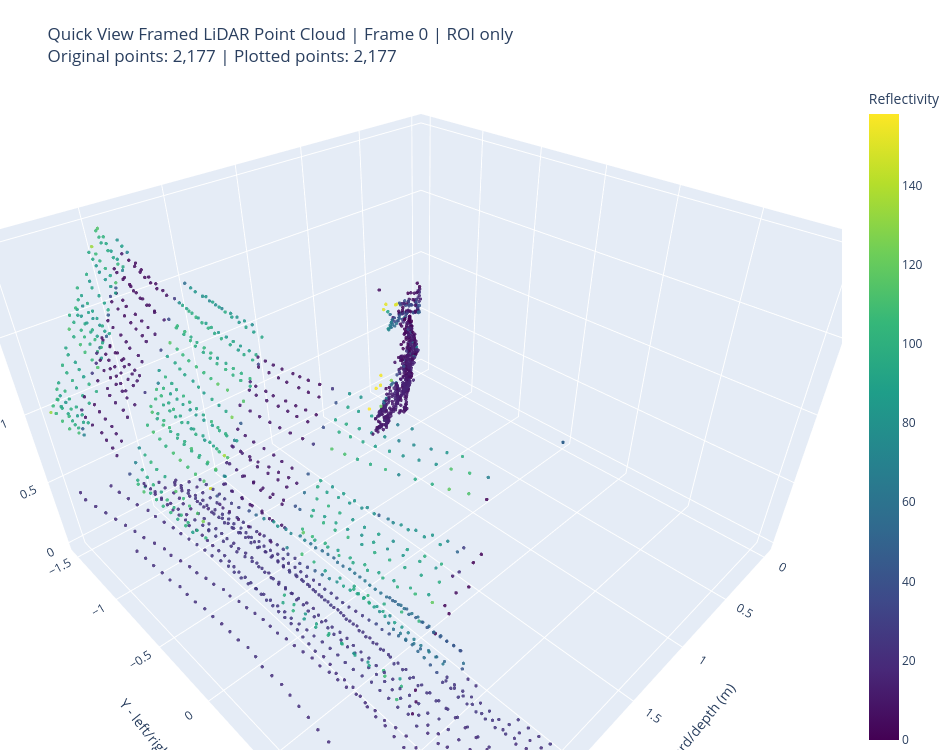
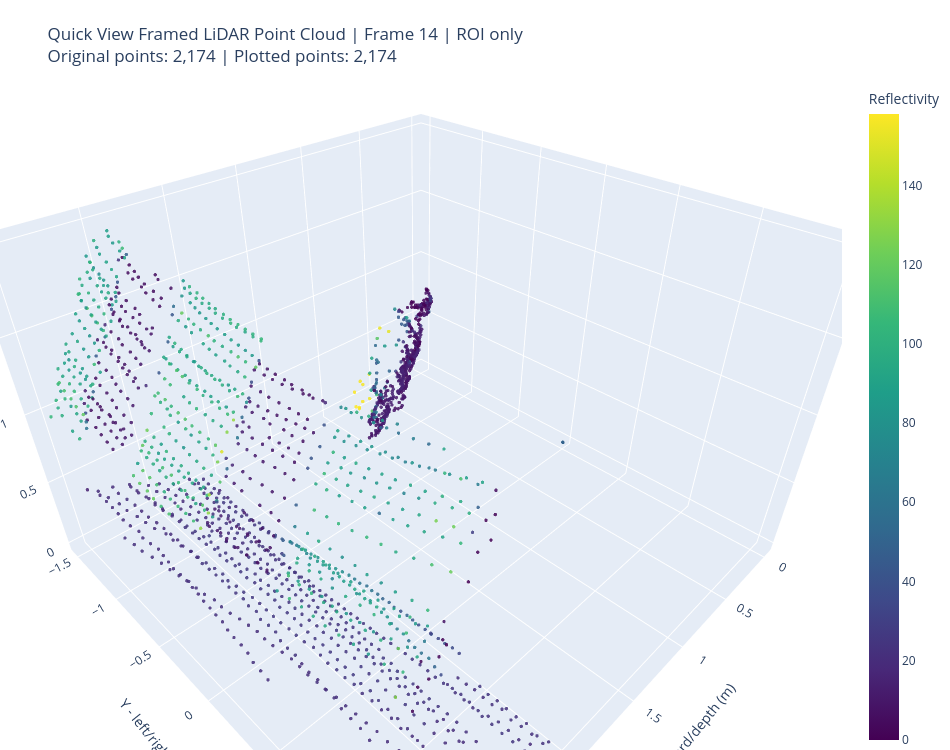
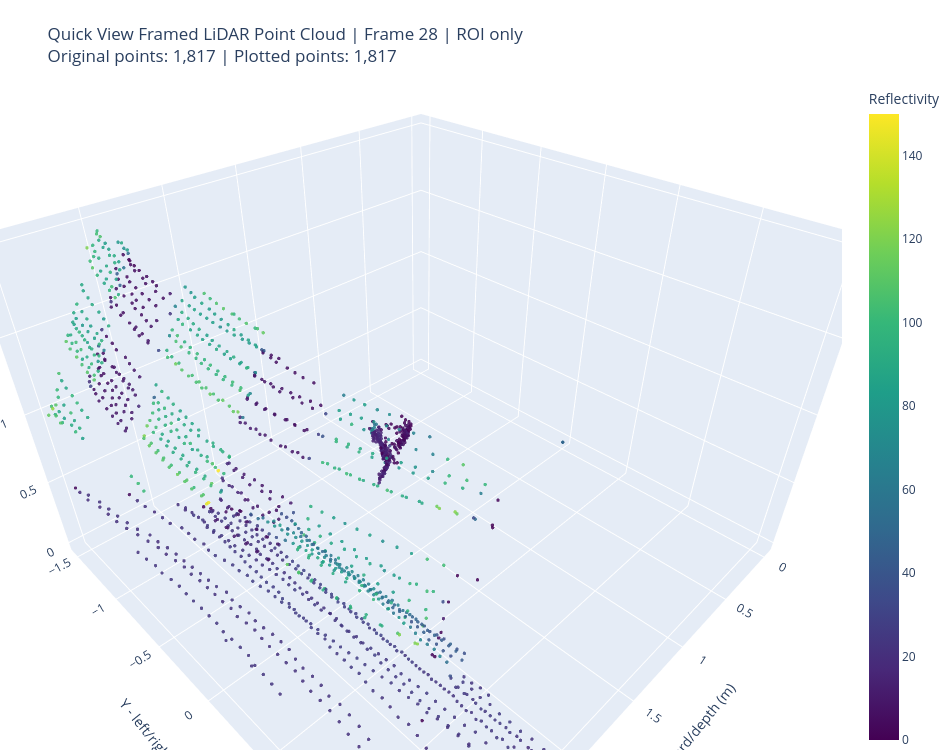
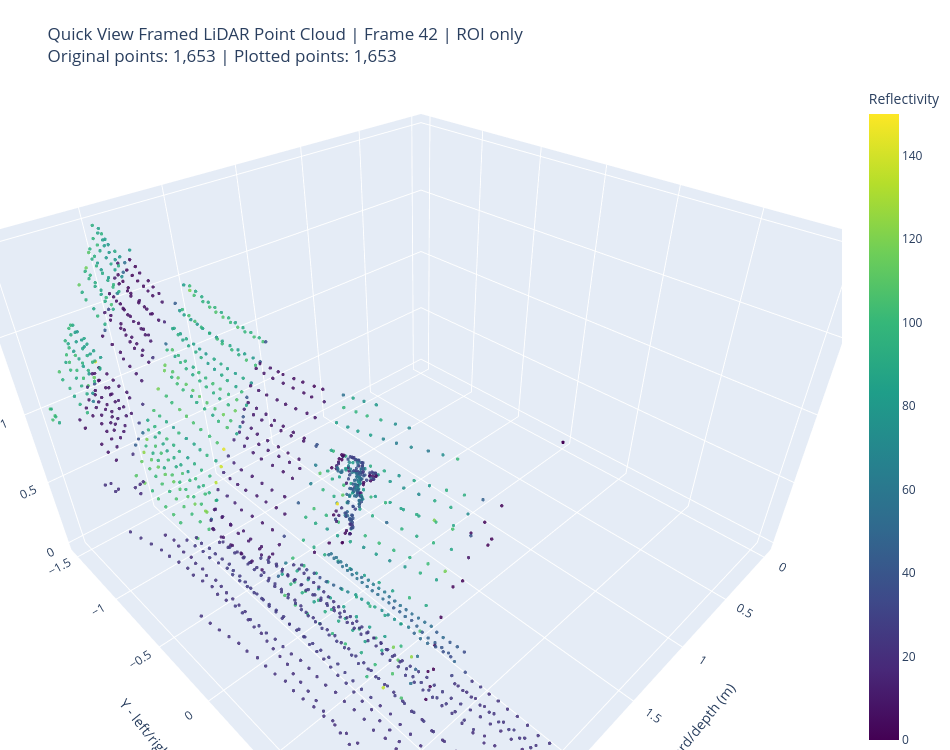

Notebook source saved alongside these figures, in order:
### Markdown cell above
Cell 7 — Visualisasi beberapa frame sekaligus secara berurutan

### Code cell
# =========================
# QUICK VIEW MULTIPLE FRAMES
# =========================

# Pilih beberapa frame representatif:
# awal, 25%, tengah, 75%, akhir
frame_indices = [
    0,
    len(available_frames) // 4,
    len(available_frames) // 2,
    (3 * len(available_frames)) // 4,
    len(available_frames) - 1,
]

selected_frames = [available_frames[i] for i in frame_indices]

print("Selected frames for quick view:", selected_frames)

for fid in selected_frames:
    frame_df_tmp = get_frame_points(fid, use_roi_filter=USE_ROI_FILTER)
    
    print("\n" + "=" * 80)
    print("Frame ID:", fid)
    print("Point count:", len(frame_df_tmp))
    print("Unique timestamp/packet count:", frame_df_tmp["Timestamp"].nunique() if len(frame_df_tmp) > 0 else 0)
    
    if len(frame_df_tmp) > 0:
        display(frame_df_tmp[["X", "Y", "Z", "Reflectivity"]].describe())
    
    fig = plot_point_cloud_frame(
        frame_id=fid,
        use_roi_filter=USE_ROI_FILTER,
        color_by="Reflectivity",
        max_points=MAX_POINTS_PLOT,
        title_prefix="Quick View Framed LiDAR Point Cloud"
    )
    
    if fig is not None:
        fig.show()

### Figure 1 — Plotly figure (JSON) as saved in the notebook; plotly's stock layout.template omitted (floating-point values rounded to 4 significant figures; data arrays with more than 128 entries replaced by an {"elided": "..."} marker saying what was removed)
{"data": [{"hoverinfo": "text", "marker": {"color": {"elided": "2177 int values"}, "colorbar": {"title": {"text": "Reflectivity"}}, "colorscale": [[0, "#440154"], [0.1111, "#482878"], [0.2222, "#3e4989"], [0.3333, "#31688e"], [0.4444, "#26828e"], [0.5556, "#1f9e89"], [0.6667, "#35b779"], [0.7778, "#6ece58"], [0.8889, "#b5de2b"], [1, "#fde725"]], "opacity": 0.85, "size": 2}, "mode": "markers", "text": {"elided": "2177 str values"}, "type": "scatter3d", "x": {"elided": "2177 float values"}, "y": {"elided": "2177 float values"}, "z": {"elided": "2177 float values"}}], "layout": {"height": 750, "margin": {"b": 0, "l": 0, "r": 0, "t": 80}, "scene": {"aspectmode": "manual", "aspectratio": {"x": 1.5, "y": 1.5, "z": 1}, "xaxis": {"title": {"text": "X - forward/depth (m)"}}, "yaxis": {"title": {"text": "Y - left/right (m)"}}, "zaxis": {"title": {"text": "Z - vertical (m)"}}}, "title": {"text": "Quick View Framed LiDAR Point Cloud | Frame 0 | ROI only<br>Original points: 2,177 | Plotted points: 2,177"}, "width": 950}}

### Figure 2 — Plotly figure (JSON) as saved in the notebook; plotly's stock layout.template omitted (floating-point values rounded to 4 significant figures; data arrays with more than 128 entries replaced by an {"elided": "..."} marker saying what was removed)
{"data": [{"hoverinfo": "text", "marker": {"color": {"elided": "2174 int values"}, "colorbar": {"title": {"text": "Reflectivity"}}, "colorscale": [[0, "#440154"], [0.1111, "#482878"], [0.2222, "#3e4989"], [0.3333, "#31688e"], [0.4444, "#26828e"], [0.5556, "#1f9e89"], [0.6667, "#35b779"], [0.7778, "#6ece58"], [0.8889, "#b5de2b"], [1, "#fde725"]], "opacity": 0.85, "size": 2}, "mode": "markers", "text": {"elided": "2174 str values"}, "type": "scatter3d", "x": {"elided": "2174 float values"}, "y": {"elided": "2174 float values"}, "z": {"elided": "2174 float values"}}], "layout": {"height": 750, "margin": {"b": 0, "l": 0, "r": 0, "t": 80}, "scene": {"aspectmode": "manual", "aspectratio": {"x": 1.5, "y": 1.5, "z": 1}, "xaxis": {"title": {"text": "X - forward/depth (m)"}}, "yaxis": {"title": {"text": "Y - left/right (m)"}}, "zaxis": {"title": {"text": "Z - vertical (m)"}}}, "title": {"text": "Quick View Framed LiDAR Point Cloud | Frame 14 | ROI only<br>Original points: 2,174 | Plotted points: 2,174"}, "width": 950}}

### Figure 3 — Plotly figure (JSON) as saved in the notebook; plotly's stock layout.template omitted (floating-point values rounded to 4 significant figures; data arrays with more than 128 entries replaced by an {"elided": "..."} marker saying what was removed)
{"data": [{"hoverinfo": "text", "marker": {"color": {"elided": "1817 int values"}, "colorbar": {"title": {"text": "Reflectivity"}}, "colorscale": [[0, "#440154"], [0.1111, "#482878"], [0.2222, "#3e4989"], [0.3333, "#31688e"], [0.4444, "#26828e"], [0.5556, "#1f9e89"], [0.6667, "#35b779"], [0.7778, "#6ece58"], [0.8889, "#b5de2b"], [1, "#fde725"]], "opacity": 0.85, "size": 2}, "mode": "markers", "text": {"elided": "1817 str values"}, "type": "scatter3d", "x": {"elided": "1817 float values"}, "y": {"elided": "1817 float values"}, "z": {"elided": "1817 float values"}}], "layout": {"height": 750, "margin": {"b": 0, "l": 0, "r": 0, "t": 80}, "scene": {"aspectmode": "manual", "aspectratio": {"x": 1.5, "y": 1.5, "z": 1}, "xaxis": {"title": {"text": "X - forward/depth (m)"}}, "yaxis": {"title": {"text": "Y - left/right (m)"}}, "zaxis": {"title": {"text": "Z - vertical (m)"}}}, "title": {"text": "Quick View Framed LiDAR Point Cloud | Frame 28 | ROI only<br>Original points: 1,817 | Plotted points: 1,817"}, "width": 950}}

### Figure 4 — Plotly figure (JSON) as saved in the notebook; plotly's stock layout.template omitted (floating-point values rounded to 4 significant figures; data arrays with more than 128 entries replaced by an {"elided": "..."} marker saying what was removed)
{"data": [{"hoverinfo": "text", "marker": {"color": {"elided": "1653 int values"}, "colorbar": {"title": {"text": "Reflectivity"}}, "colorscale": [[0, "#440154"], [0.1111, "#482878"], [0.2222, "#3e4989"], [0.3333, "#31688e"], [0.4444, "#26828e"], [0.5556, "#1f9e89"], [0.6667, "#35b779"], [0.7778, "#6ece58"], [0.8889, "#b5de2b"], [1, "#fde725"]], "opacity": 0.85, "size": 2}, "mode": "markers", "text": {"elided": "1653 str values"}, "type": "scatter3d", "x": {"elided": "1653 float values"}, "y": {"elided": "1653 float values"}, "z": {"elided": "1653 float values"}}], "layout": {"height": 750, "margin": {"b": 0, "l": 0, "r": 0, "t": 80}, "scene": {"aspectmode": "manual", "aspectratio": {"x": 1.5, "y": 1.5, "z": 1}, "xaxis": {"title": {"text": "X - forward/depth (m)"}}, "yaxis": {"title": {"text": "Y - left/right (m)"}}, "zaxis": {"title": {"text": "Z - vertical (m)"}}}, "title": {"text": "Quick View Framed LiDAR Point Cloud | Frame 42 | ROI only<br>Original points: 1,653 | Plotted points: 1,653"}, "width": 950}}
